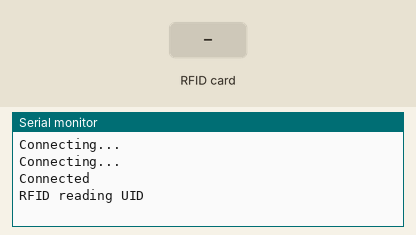
Simulated run of this sketch. Board: ESP8266 (NodeMCU). On the bench: the last lines printed to the serial monitor. Inputs (shaded band) come from the test bench. WiFi joins after 1.5 s; servers stay silent unless stated.

Above: at 3.2 s.
3.3 s: RFID card B5 DC 45 43 held to the reader
At 4.6 s:
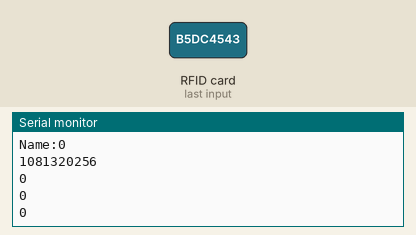
5.0 s: RFID card 5E 7A 19 C4 held to the reader
At 5.18 s:
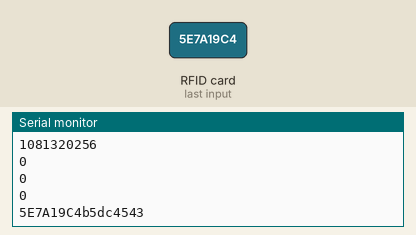

Measured:
- after the input at 3.3 s, the serial monitor: prints a new line at once (image 1)
- after the input at 5.0 s, the serial monitor: prints a new line at once (image 2)

The sketch:

drean_machine.ino
```cpp
//NFC Card b5dc4543

/******************** INCLUDES ********************/
#include <ESP8266WiFi.h>          // JSON communication
#include <ESP8266HTTPClient.h>    //
#include <ArduinoJson.h>          //
#include <SPI.h>                  // RFID authorization
#include <MFRC522.h>              //

/******************** DEFINES ********************/
#define RC522_SS_PIN D8           // RFID authorization

MFRC522 mfrc522(RC522_SS_PIN); // Instance of the class

// WiFi Parameters
const char* ssid = "b9718e-2.4G";
const char* password = "";

String rfid_tag = "";

/******************** FUNCTIONS DECLARATION ********************/

String read_rfid_tag() {
  String rfid_tag="";
  for (byte i = 0; i < mfrc522.uid.size; i++) {
    Serial.print(mfrc522.uid.uidByte[i] < 0x10 ? " 0" : "");
    Serial.print(mfrc522.uid.uidByte[i], HEX);
    rfid_tag = rfid_tag + String(mfrc522.uid.uidByte[i], HEX);
  }

  /*****************/
  rfid_tag = "b5dc4543";         // TESTING
  /******************/

  Serial.println(rfid_tag);
  mfrc522.PICC_HaltA();
  return rfid_tag;
}


int get_json_data(String rfid_tag) {
  HTTPClient http;  //Object of class HTTPClient
  // Check WiFi Status
  if (WiFi.status() == WL_CONNECTED) {

    char* api_address = "http://jsonplaceholder.typicode.com/users/5";

    StaticJsonBuffer<300> JSONbuffer;   //Declaring static JSON buffer
    http.begin(api_address);      //Specify request destination
    http.addHeader("Content-Type", "application/json");  //Specify content-type header

    int httpCode = http.GET();   //Send the request

    JsonObject& response = JSONbuffer.parseObject(http.getString());

      // Parameters
      int durations[4] = { response["durations"] }; // durations of 4 pumps

      // Output to serial monitor
      Serial.print("Name:");
      Serial.println(durations[0]);
    http.end();   //Close connection
    return durations[4];
  }

}

int make_a_drink(int durations[4]) {
  Serial.println(durations[0]);
  Serial.println(durations[1]);
  Serial.println(durations[2]);
  Serial.println(durations[3]);
  return 0;
}

void setup() {
  Serial.begin(115200);

  WiFi.begin(ssid, password);
  WiFi.mode(WIFI_STA);

  while (WiFi.status() != WL_CONNECTED) {
    delay(1000);
    Serial.println("Connecting...");
  }
  Serial.println("Connected");

  SPI.begin();       // Init SPI bus
  mfrc522.PCD_Init(); // Init MFRC522
  Serial.println("RFID reading UID");

}

void loop() {
  if ( mfrc522.PICC_IsNewCardPresent()) {
    if ( mfrc522.PICC_ReadCardSerial()) {
      String rfid_tag = read_rfid_tag();
      int durations[4] = { get_json_data(rfid_tag) };
      make_a_drink(durations);
    }
  }

}
```
